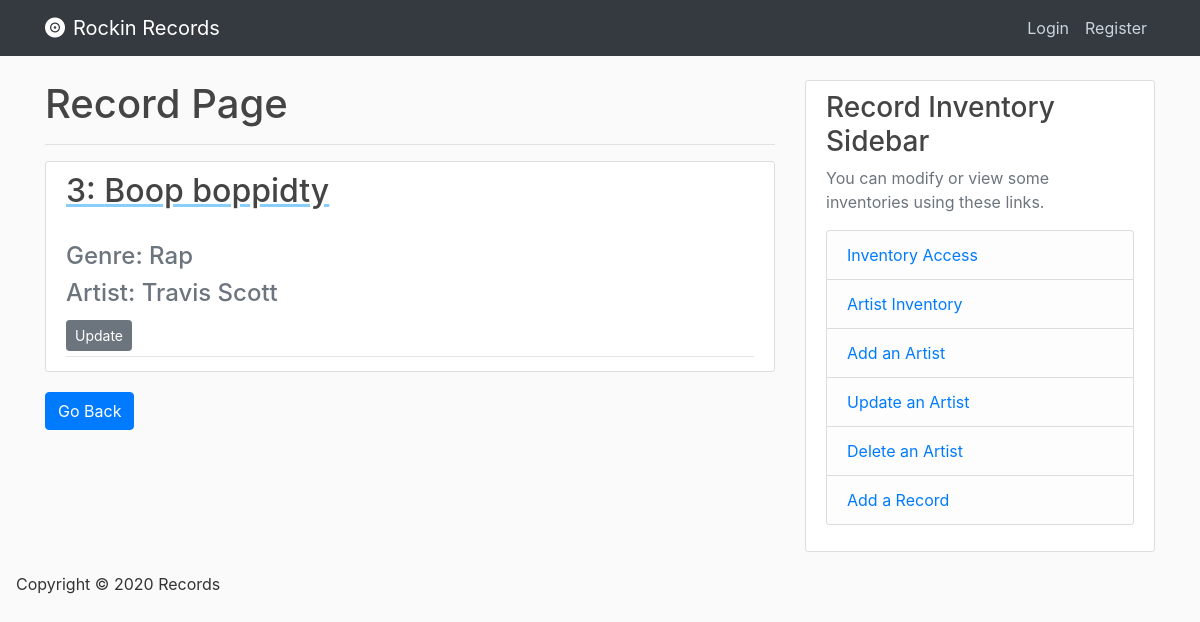
Page /record/3 on the earlier database version.
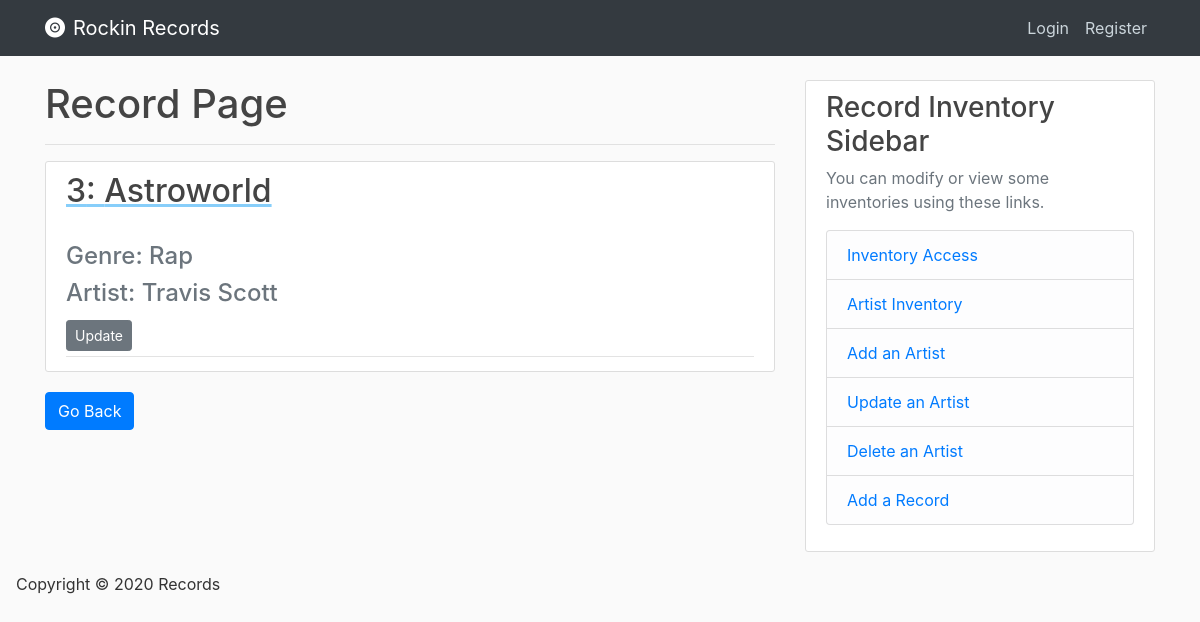
Same page on the later database version.
### database/models.py (models this page shows, shortened)
class Records(db.Model):
    record_id = db.Column(db.Integer, primary_key=True, nullable=False, autoincrement="auto")
    record_name = db.Column(db.String(120), nullable=False)
    record_genre = db.Column(db.String(120), nullable=False)
    record_price = db.Column(db.Float, nullable=False)
    artist_id = db.Column(db.Integer, db.ForeignKey('artists.artist_id'), nullable=False)

### database/routes.py (the view)
@app.route('/record/<record_id>')
def record(record_id):
    record = Records.query.get_or_404(record_id)
    record_artist = record.query.join(Artists, record.artist_id == Artists.artist_id) \
        .add_columns(Records.record_id, Records.record_name, Records.record_genre, \
                     Records.record_price, Artists.artist_id, Artists.artist_name).filter(Records.record_id == record_id).first()
    return render_template("record.html", record=record_artist)

### database/Templates/record.html
{% extends "index.html" %}
{% block content %}
    <h1> Record Page </h1>
    <hr>
        <article class="media content-section">
          <div class="media-body">
            <div class="article-metadata">
              <a class="mr-2" href="{{url_for('home')}}" style="text-decoration: underline; text-decoration-color: lightskyblue;" >
                <h2> {{ record['record_id'] }}: {{ record['record_name'] }} </h2>
              </a>
              <h4 class="text-muted"> Genre: {{ record['record_genre'] }} </h4>
              <h4 class="text-muted"> Artist: {{ record['artist_name'] }} </h4>
              <div>
                  <a class="btn btn-secondary btn-sm mt-1 mb-1" href="{{ url_for('update_record', record_id=record.record_id) }}">Update</a>
              </div>
            </div>
          </div>
        </article>
     <div>
        <a href="{{ url_for('home') }} ">
          <button class='btn btn-primary'>
              Go Back
          </button>
        </a>
     </div>
{% endblock content %}

Differences in the rows shown:
changed Records "Rap": record_name "Boop boppidty" → "Astroworld"
